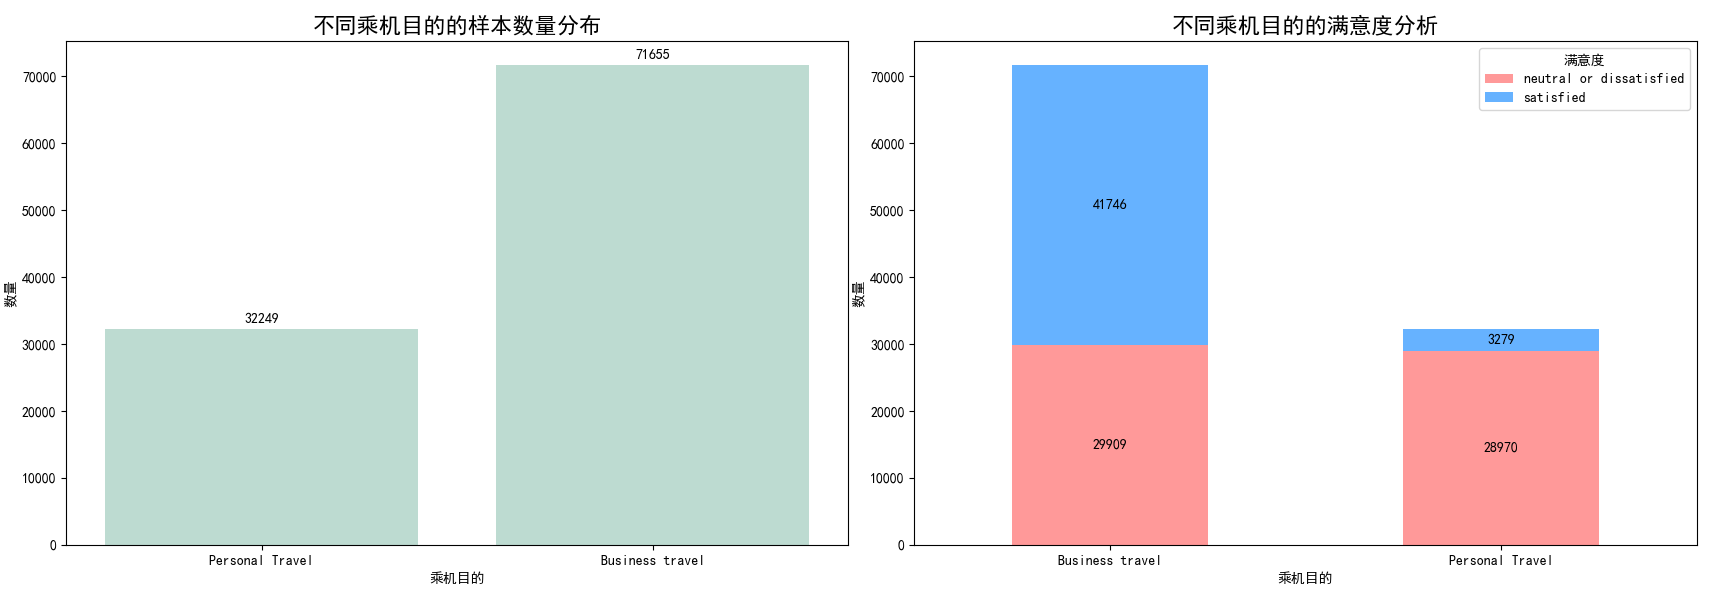

Source code (Python):
import pandas as pd
import numpy as np
import matplotlib.pyplot as plt
import seaborn as sns

plt.rcParams['font.sans-serif'] = ['SimHei']
plt.rcParams['axes.unicode_minus'] = False
train_df = pd.read_csv("./train.csv")
train_df = train_df.drop(['Unnamed: 0', 'id'], axis=1)

travel_satisfaction = pd.crosstab(train_df['Type of Travel'], train_df['satisfaction'])
fig, axes = plt.subplots(nrows=1, ncols=2, figsize=(20, 6))
sns.countplot(data=train_df, x="Type of Travel", ax=axes[0], palette=['#B8E0D2'])
axes[0].tick_params(axis='x', rotation=0)
axes[0].set_ylabel('数量')
axes[0].set_xlabel('乘机目的')
axes[0].set_title('不同乘机目的的样本数量分布', fontsize=16)
for i in axes[0].containers:
    axes[0].bar_label(i, padding=3, fmt='%d')
travel_satisfaction.plot(kind='bar', stacked=True, ax=axes[1], 
                        color=['#FF9999', '#66B2FF'])
axes[1].tick_params(axis='x', rotation=0)
axes[1].set_ylabel('数量')
axes[1].set_xlabel('乘机目的')
axes[1].set_title('不同乘机目的的满意度分析', fontsize=16)
for c in axes[1].containers:
    axes[1].bar_label(c, label_type='center')
axes[1].legend(title='满意度')
plt.tight_layout()
plt.show()
print("\n不同乘机目的满意度分布：")
print("\n绝对数量：")
print(travel_satisfaction)

print("\n百分比分布：")
percentage = travel_satisfaction.div(travel_satisfaction.sum(axis=1), axis=0) * 100
print(percentage.round(2))

satisfaction_ratio = (travel_satisfaction['satisfied'] / travel_satisfaction.sum(axis=1) * 100).round(2)
print("\n各乘机目的满意比例：")
for travel_type, ratio in satisfaction_ratio.items():
    print(f"{travel_type}: {ratio}%")
